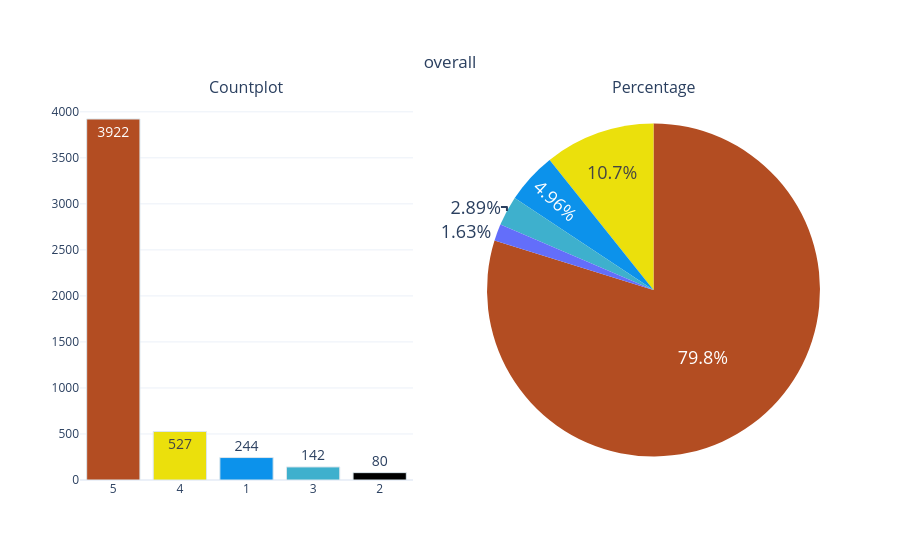

Source (notebook cell):
### Code cell
categorical_variable_summary(df,'overall')

### Figure 1 — Plotly figure (JSON) as saved in the notebook; plotly's stock layout.template omitted (floating-point values rounded to 4 significant figures)
{"data": [{"marker": {"color": ["#B34D22", "#EBE00C", "#0C92EB", "#3EB0CD"], "line": {"color": "#DBE6EC", "width": 1}}, "name": "overall", "showlegend": false, "text": ["3922", "527", "244", "142", "80"], "textfont": {"size": 14}, "textposition": "auto", "x": ["5", "4", "1", "3", "2"], "y": [3922, 527, 244, 142, 80], "type": "bar", "xaxis": "x", "yaxis": "y"}, {"labels": [5, 4, 1, 3, 2], "marker": {"colors": ["#B34D22", "#EBE00C", "#0C92EB", "#3EB0CD"]}, "name": "overall", "textfont": {"size": 18}, "textposition": "auto", "values": [3922, 527, 244, 142, 80], "type": "pie", "domain": {"x": [0.55, 1], "y": [0, 1]}}], "layout": {"xaxis": {"anchor": "y", "domain": [0, 0.45]}, "yaxis": {"anchor": "x", "domain": [0, 1]}, "annotations": [{"font": {"size": 16}, "showarrow": false, "text": "Countplot", "x": 0.225, "xanchor": "center", "xref": "paper", "y": 1, "yanchor": "bottom", "yref": "paper"}, {"font": {"size": 16}, "showarrow": false, "text": "Percentage", "x": 0.775, "xanchor": "center", "xref": "paper", "y": 1, "yanchor": "bottom", "yref": "paper"}], "title": {"text": "overall", "y": 0.9, "x": 0.5, "xanchor": "center", "yanchor": "top"}, "showlegend": false}}
